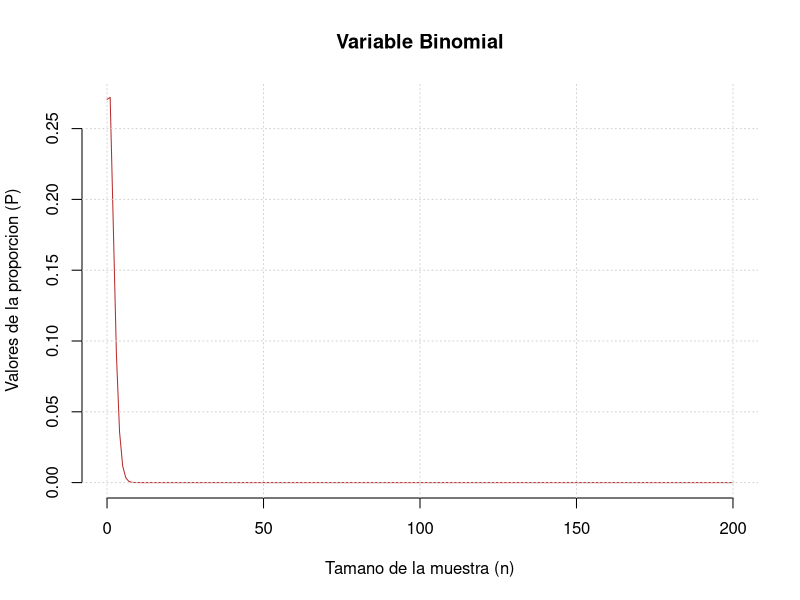
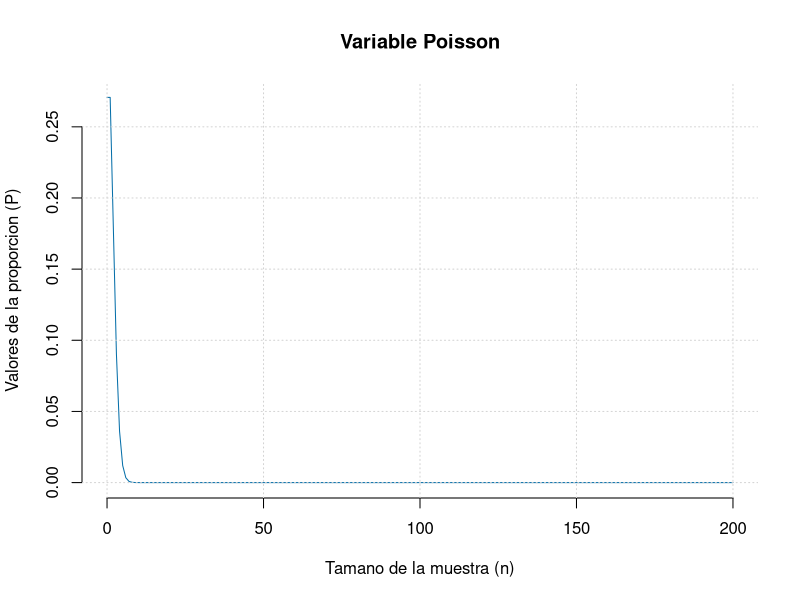
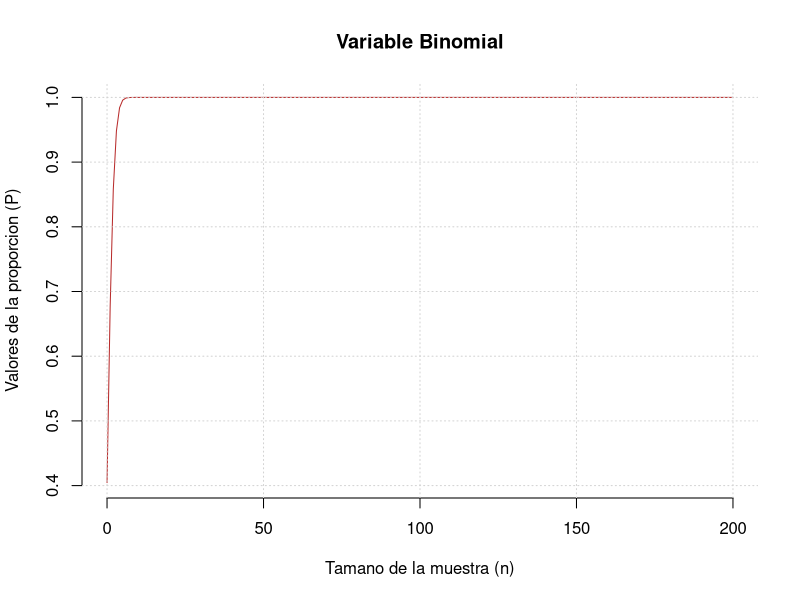
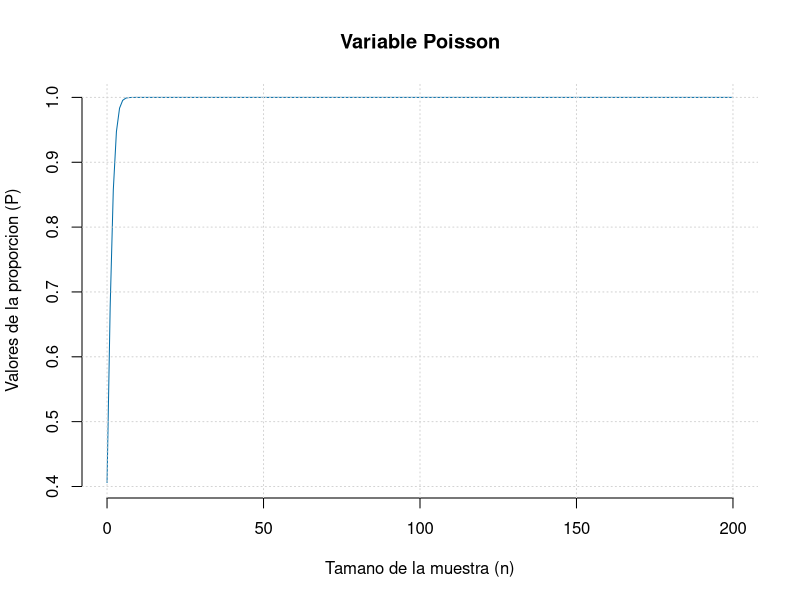

Generate these figures, in order, with R:
# ------------ Ejercicio a ------------ #
# Muestra
n <- 200

# Probabilidad de personas 
# con cierta enfermedad
p <- 0.01

# En este caso, lambda = np
lambda <- n * p

# Valores para x buscando P(X = x)
print("Ejercicio 1. a)")
for (x in 0:10) {
    print(paste0("Binomial: P(X=", x, ") = ",
    	dbinom(x, n, p, log = FALSE)))

    print(paste0("Poisson: P(X=", x, ") = ",
    	dpois(x, lambda)))

    print(paste0("Diferencia: ",
    	abs(dbinom(x, n, p, log = FALSE) - dpois(x, lambda))))
}
cat("\n")
# ------------------------------------- #

# ------------ Ejercicio c ------------ #
# Valores para x buscando P(X = x)
print("Ejercicio 1. c)")
for (x in 0:10) {
    print(paste0("Binomial: P(X<=", x, ") = ",
    	pbinom(x, n, p, log = FALSE)))

    print(paste0("Poisson: P(X<=", x, ") = ",
    	ppois(x, lambda)))
}
cat("\n")
# ------------------------------------- #

# ------------ Ejercicio e ------------ #
x <- seq(0, 200, 1)

ps <- matrix(NA, nrow = 2, ncol = length(x))

for(i in 1:length(x)) {
    ps[1, i] <- dbinom(i, n, p)
    ps[2, i] <- dpois(i, lambda)
}

colors <- c("#b82c2c", "#066fa9")

plot(x = x, y = ps[1,], type = "l", col = colors[1],
     xlab = "", ylab = "", axes = FALSE,
     main = "Variable Binomial")

x.axis <- seq(0, 200, 50)
y.axis <- seq(0, 0.25, 0.05)
axis(1, at = x.axis)
axis(2, at = y.axis)

title(xlab="Tamano de la muestra (n)",
      col.lab=rgb(0,0,0))
title(ylab = "Valores de la proporcion (P)",
	col.lab = rgb(0,0,0))

abline(v = x.axis, col = "lightgray", lty = "dotted")
abline(h = y.axis, col = "lightgray", lty = "dotted")

plot(x = x, y = ps[2,], type = "l", col = colors[2],
     xlab = "", ylab = "", axes = FALSE,
     main = "Variable Poisson")

x.axis <- seq(0, 200, 50)
y.axis <- seq(0, 0.25, 0.05)
axis(1, at = x.axis)
axis(2, at = y.axis)

title(xlab="Tamano de la muestra (n)",
      col.lab=rgb(0,0,0))
title(ylab = "Valores de la proporcion (P)",
	col.lab = rgb(0,0,0))

abline(v = x.axis, col = "lightgray",lty = "dotted")
abline(h = y.axis, col = "lightgray", lty = "dotted")

# par(mfrow=c(1,2), mai = c(0.8, 0.8, 0.2, 0.2))

# ------------------------------------- #

# ------------ Ejercicio f ------------ #
ps <- matrix(NA, nrow = 2, ncol = length(x))

for(i in 1:length(x)) {
    ps[1, i] <- pbinom(i, n, p)
    ps[2, i] <- ppois(i, lambda)
}

colors <- c("#b82c2c", "#066fa9")

plot(x = x, y = ps[1,], type = "l", col = colors[1],
     xlab = "", ylab = "", axes = FALSE,
     main = "Variable Binomial")

x.axis <- seq(0, 200, 50)
y.axis <- seq(0.4, 1, 0.1)
axis(1, at = x.axis)
axis(2, at = y.axis)

title(xlab="Tamano de la muestra (n)",
	col.lab=rgb(0,0,0))
title(ylab = "Valores de la proporcion (P)",
	col.lab = rgb(0,0,0))

abline(v = x.axis, col = "lightgray", lty = "dotted")
abline(h = y.axis, col = "lightgray", lty = "dotted")

plot(x = x, y = ps[2,], type = "l", col = colors[2],
     xlab = "", ylab = "", axes = FALSE,
     main = "Variable Poisson")

x.axis <- seq(0, 200, 50)
y.axis <- seq(0.4, 1, 0.1)
axis(1, at = x.axis)
axis(2, at = y.axis)

title(xlab="Tamano de la muestra (n)",
    col.lab=rgb(0,0,0))
title(ylab = "Valores de la proporcion (P)",
	col.lab = rgb(0,0,0))

abline(v = x.axis, col = "lightgray", lty = "dotted")
abline(h = y.axis, col = "lightgray", lty = "dotted")

par(mfrow=c(1,2), mai = c(0.8, 0.8, 0.2, 0.2))
# ------------------------------------- #